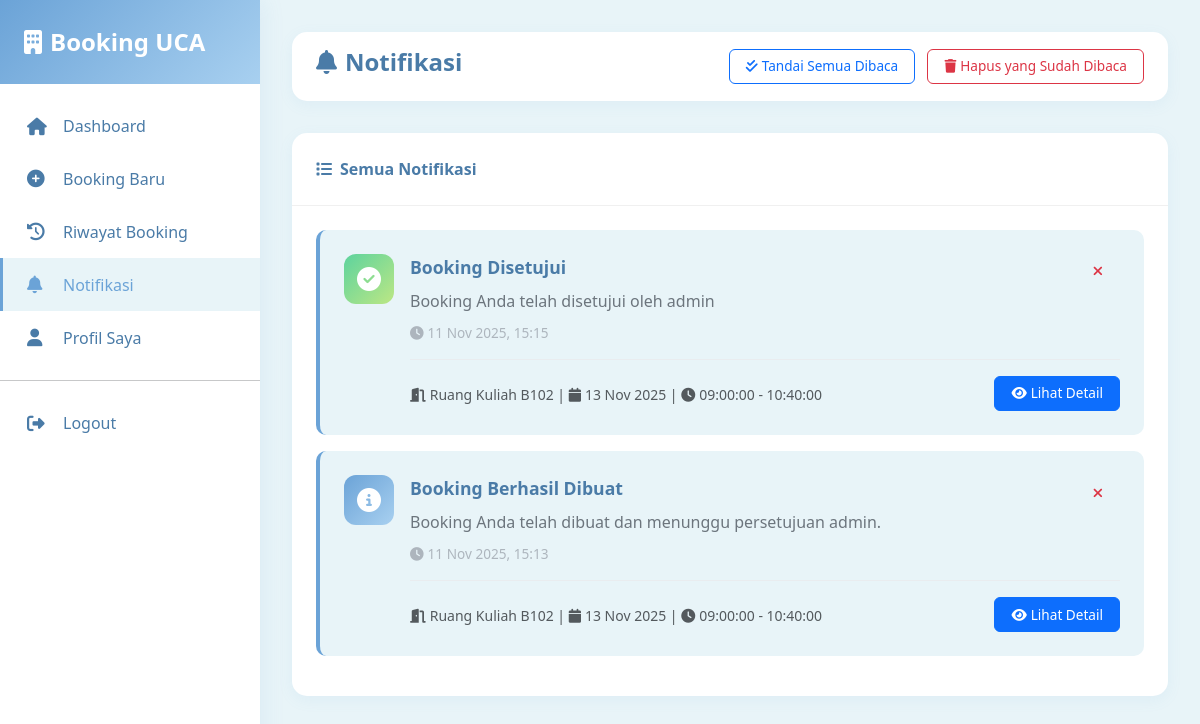
The page /user/notifikasi.php (signed in) on the database its author committed.
### tables this page shows
CREATE TABLE `notifikasi` (
  `id` int(11) NOT NULL,
  `user_id` int(11) NOT NULL,
  `booking_id` int(11) DEFAULT NULL,
  `judul` varchar(200) NOT NULL,
  `pesan` text NOT NULL,
  `status` enum('unread','read') DEFAULT 'unread',
  `created_at` timestamp NOT NULL DEFAULT current_timestamp()
);

CREATE TABLE `ruangan` (
  `id` int(11) NOT NULL,
  `gedung_id` int(11) NOT NULL,
  `nama_ruangan` varchar(100) NOT NULL,
  `kode_ruangan` varchar(50) NOT NULL,
  `kapasitas` int(11) NOT NULL,
  `fasilitas` text DEFAULT NULL,
  `foto_ruangan` varchar(255) DEFAULT NULL,
  `status` enum('tersedia','maintenance','tidak_tersedia') DEFAULT 'tersedia',
  `created_at` timestamp NOT NULL DEFAULT current_timestamp(),
  `updated_at` timestamp NOT NULL DEFAULT current_timestamp() ON UPDATE current_timestamp()
);

CREATE TABLE `booking` (
  `id` int(11) NOT NULL,
  `user_id` int(11) NOT NULL,
  `ruangan_id` int(11) NOT NULL,
  `tanggal_booking` date NOT NULL,
  `jam_mulai` time NOT NULL,
  `jam_selesai` time NOT NULL,
  `keperluan` text NOT NULL,
  `jumlah_peserta` int(11) DEFAULT NULL,
  `status_booking` enum('pending','approved','rejected','selesai','dibatalkan') DEFAULT 'pending',
  `catatan_admin` text DEFAULT NULL,
  `approved_by` int(11) DEFAULT NULL,
  `approved_at` timestamp NULL DEFAULT NULL,
  `created_at` timestamp NOT NULL DEFAULT current_timestamp(),
  `updated_at` timestamp NOT NULL DEFAULT current_timestamp() ON UPDATE current_timestamp()
);

### user/notifikasi.php (the view, shortened to what this page needs)
<?php
$db = getDB();
$user_id = $_SESSION['user_id'];
$stmt = $db->prepare("
    SELECT n.*, b.tanggal_booking, b.jam_mulai, b.jam_selesai, b.status_booking,
           r.nama_ruangan, r.kode_ruangan
    FROM notifikasi n
    LEFT JOIN booking b ON n.booking_id = b.id
    LEFT JOIN ruangan r ON b.ruangan_id = r.id
    WHERE n.user_id = ?
    ORDER BY n.created_at DESC
");
$stmt->execute([$user_id]);
$notifications = $stmt->fetchAll();
?>
<!DOCTYPE html>
<html lang="id">
<head>
    <link href="https://cdn.jsdelivr.net/npm/bootstrap@5.3.0/dist/css/bootstrap.min.css" rel="stylesheet">
    <link rel="stylesheet" href="https://cdnjs.cloudflare.com/ajax/libs/font-awesome/6.4.0/css/all.min.css">
</head>
<body>
    <div class="sidebar">
        <div class="sidebar-header">
            <a href="#" class="sidebar-brand">
                <i class="fas fa-building"></i>
                <span>Booking UCA</span>
            </a>
        </div>
        <div class="sidebar-menu">
            <a href="index.php" class="menu-item">
                <i class="fas fa-home"></i><span>Dashboard</span>
            </a>
            <a href="booking.php" class="menu-item">
                <i class="fas fa-plus-circle"></i><span>Booking Baru</span>
            </a>
            <a href="riwayat.php" class="menu-item">
                <i class="fas fa-history"></i><span>Riwayat Booking</span>
            </a>
            <a href="notifikasi.php" class="menu-item active">
                <i class="fas fa-bell"></i><span>Notifikasi</span>
            </a>
            <a href="profil.php" class="menu-item">
                <i class="fas fa-user"></i><span>Profil Saya</span>
            </a>
            <hr>
            <a href="../auth/logout.php" class="menu-item">
                <i class="fas fa-sign-out-alt"></i><span>Logout</span>
            </a>
        </div>
    </div>
    <div class="main-content">
        <div class="topbar">
            <h1 class="topbar-title"><i class="fas fa-bell me-2"></i>Notifikasi</h1>
            <div>
                <button class="btn btn-outline-primary btn-sm me-2" onclick="markAllAsRead()">
                    <i class="fas fa-check-double me-1"></i>Tandai Semua Dibaca
                </button>
                <button class="btn btn-outline-danger btn-sm" onclick="deleteAllRead()">
                    <i class="fas fa-trash me-1"></i>Hapus yang Sudah Dibaca
                </button>
            </div>
        </div>
        <div class="card">
            <div class="card-header">
                <span><i class="fas fa-list me-2"></i>Semua Notifikasi</span>
            </div>
            <div class="card-body">
                <?php if (count($notifications) > 0): ?>
                    <?php foreach ($notifications as $notif): ?>
                    <div class="notif-item <?= $notif['status'] === 'unread' ? 'unread' : '' ?>" id="notif-<?= $notif['id'] ?>">
                        <div class="d-flex">
                            <?php
                            $iconClass = 'info';
                            $icon = 'fa-info-circle';
                            if (strpos(strtolower($notif['judul']), 'disetujui') !== false ||
                                strpos(strtolower($notif['judul']), 'approved') !== false) {
                                $iconClass = 'success';
                                $icon = 'fa-check-circle';
                            } elseif (strpos(strtolower($notif['judul']), 'ditolak') !== false ||
                                      strpos(strtolower($notif['judul']), 'rejected') !== false) {
                                $iconClass = 'danger';
                                $icon = 'fa-times-circle';
                            } elseif (strpos(strtolower($notif['judul']), 'pending') !== false) {
                                $iconClass = 'warning';
                                $icon = 'fa-clock';
                            }
                            ?>
                            <div class="notif-icon <?= $iconClass ?>">
                                <i class="fas <?= $icon ?>"></i>
                            </div>
                            <div class="flex-grow-1">
                                                                    <div class="d-flex justify-content-between align-items-start">
                                    <div class="notif-title">
                                        <?= htmlspecialchars($notif['judul']) ?>
                                    </div>
                                    <div>
                                        <button class="btn btn-sm btn-link text-danger" onclick="deleteNotif(<?= $notif['id'] ?>)" title="Hapus notifikasi">
                                            <i class="fas fa-times"></i>
                                        </button>
                                    </div>
                                </div>
                                <div class="notif-text"><?= nl2br(htmlspecialchars($notif['pesan'])) ?></div>
                                <div class="notif-time">
                                    <i class="fas fa-clock me-1"></i><?= date('d M Y, H:i', strtotime($notif['created_at'])) ?>
                                </div>
                                <?php if ($notif['booking_id']): ?>
                                <div class="notif-actions">
                                    <div class="row align-items-center">
                                        <div class="col-md-8">
                                            <small class="text-muted">
                                                <i class="fas fa-door-open me-1"></i><?= htmlspecialchars($notif['nama_ruangan'] ?? '-') ?>
                                                | <i class="fas fa-calendar me-1"></i><?= $notif['tanggal_booking'] ? date('d M Y', strtotime($notif['tanggal_booking'])) : '-' ?>
                                                | <i class="fas fa-clock me-1"></i><?= $notif['jam_mulai'] ?? '-' ?> - <?= $notif['jam_selesai'] ?? '-' ?>
                                            </small>
                                        </div>
                                        <div class="col-md-4 text-end">
                                            <a href="riwayat.php" class="btn btn-sm btn-primary">
                                                <i class="fas fa-eye me-1"></i>Lihat Detail
                                            </a>
                                        </div>
                                    </div>
                                </div>
                                <?php endif; ?>
                            </div>
                        </div>
                    </div>
                    <?php endforeach; ?>
                <?php endif; ?>
            </div>
        </div>
    </div>
</body>
</html>

### user/notifikasi.php (style rules this page uses)
:root { --primary-blue: #6BA3D7; --light-blue: #A8D0F0; --soft-blue: #E8F4F8; --dark-blue: #4A7BA7; --sidebar-width: 260px; }
body { font-family: 'Segoe UI', Tahoma, Geneva, Verdana, sans-serif; background: var(--soft-blue); }
.sidebar { position: fixed; left: 0; top: 0; height: 100vh; width: var(--sidebar-width); background: white; box-shadow: 4px 0 20px rgba(107, 163, 215, 0.1); z-index: 1000; }
.sidebar-header { padding: 1.5rem; background: linear-gradient(135deg, var(--primary-blue), var(--light-blue)); color: white; }
.sidebar-brand { font-size: 1.5rem; font-weight: 800; text-decoration: none; color: white; display: flex; align-items: center; gap: 0.5rem; }
.sidebar-menu { padding: 1rem 0; }
.menu-item { padding: 0.9rem 1.5rem; color: var(--dark-blue); text-decoration: none; display: flex; align-items: center; gap: 1rem; transition: all 0.3s ease; border-left: 3px solid transparent; }
.menu-item:hover, .menu-item.active { background: var(--soft-blue); color: var(--primary-blue); border-left-color: var(--primary-blue); }
.menu-item i { width: 20px; font-size: 1.1rem; }
.main-content { margin-left: var(--sidebar-width); padding: 2rem; min-height: 100vh; }
.topbar { background: white; border-radius: 15px; padding: 1rem 1.5rem; margin-bottom: 2rem; box-shadow: 0 4px 15px rgba(107, 163, 215, 0.08); display: flex; justify-content: space-between; align-items: center; }
.topbar-title { font-size: 1.5rem; font-weight: 700; color: var(--dark-blue); }
.card { background: white; border-radius: 15px; box-shadow: 0 4px 15px rgba(107, 163, 215, 0.08); border: none; margin-bottom: 2rem; }
.card-header { background: transparent; border-bottom: 1px solid #f0f0f0; padding: 1.5rem; font-weight: 700; color: var(--dark-blue); display: flex; justify-content: between; align-items: center; }
.card-body { padding: 1.5rem; }
.notif-item { border-left: 4px solid var(--primary-blue); background: var(--soft-blue); border-radius: 10px; padding: 1.5rem; margin-bottom: 1rem; transition: all 0.3s ease; }
.notif-icon { width: 50px; height: 50px; border-radius: 12px; display: flex; align-items: center; justify-content: center; font-size: 1.5rem; margin-right: 1rem; }
.notif-icon.success { background: linear-gradient(135deg, #5DD39E, #BCE784); color: white; }
.notif-icon.info { background: linear-gradient(135deg, #6BA3D7, #A8D0F0); color: white; }
.notif-title { font-size: 1.1rem; font-weight: 700; color: var(--dark-blue); margin-bottom: 0.5rem; }
.notif-text { color: #6c757d; margin-bottom: 0.5rem; line-height: 1.6; }
.notif-time { font-size: 0.85rem; color: #adb5bd; }
.notif-actions { margin-top: 1rem; padding-top: 1rem; border-top: 1px solid #e9ecef; }
.btn-sm { padding: 0.4rem 1rem; font-size: 0.85rem; border-radius: 6px; }

### rows shown on the page
notifikasi: judul "Booking Disetujui", pesan "Booking Anda telah disetujui oleh admin", created_at "11 Nov 2025, 15:15", ruangan.nama_ruangan "Ruang Kuliah B102", booking.tanggal_booking "13 Nov 2025", booking.jam_mulai "09:00:00", booking.jam_selesai "10:40:00"
notifikasi: judul "Booking Berhasil Dibuat", pesan "Booking Anda telah dibuat dan menunggu persetujuan admin.", created_at "11 Nov 2025, 15:13", ruangan.nama_ruangan "Ruang Kuliah B102", booking.tanggal_booking "13 Nov 2025", booking.jam_mulai "09:00:00", booking.jam_selesai "10:40:00"
